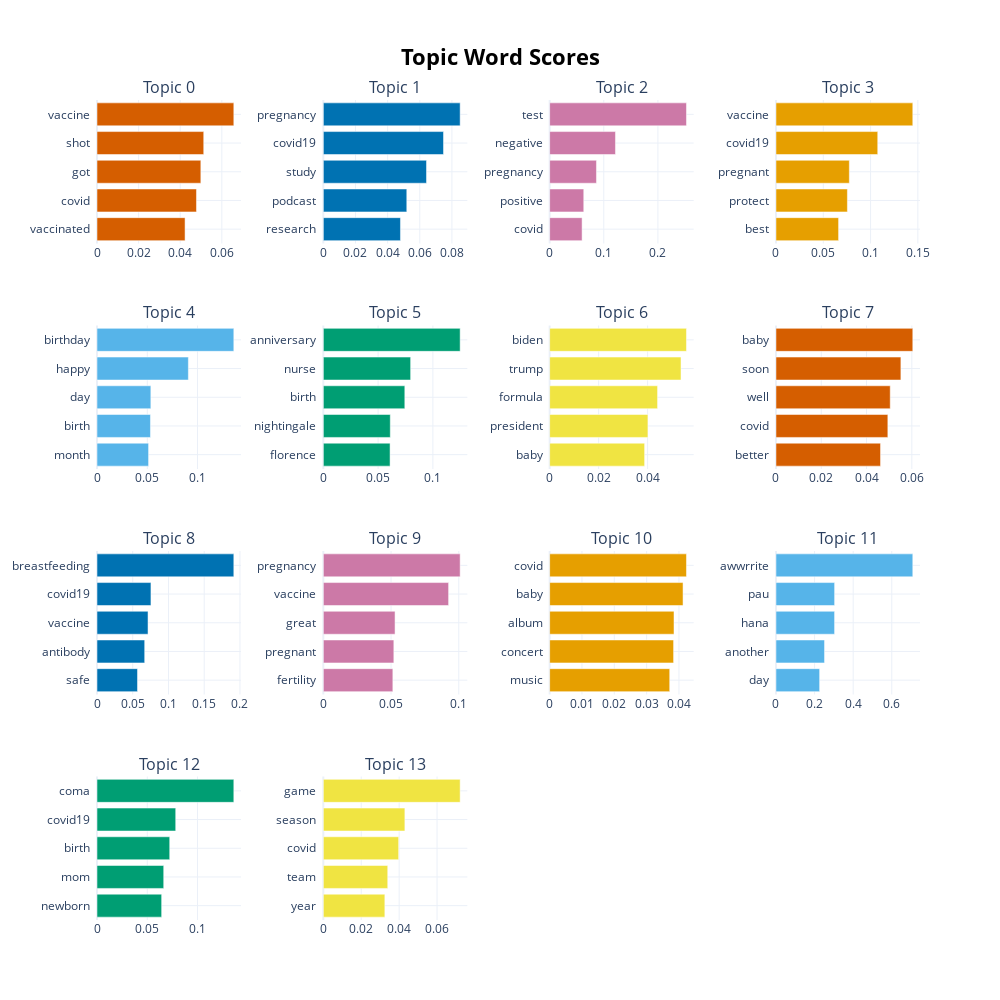

Here is the notebook cell this chart was saved with:
### Code cell
# Visualize top topic keywords
topic_positive.visualize_barchart(top_n_topics=14)

### Figure 1 — Plotly figure (JSON) as saved in the notebook; plotly's stock layout.template omitted (floating-point values rounded to 4 significant figures)
{"data": [{"marker": {"color": "#D55E00"}, "orientation": "h", "type": "bar", "x": [0.04233, 0.04782, 0.04991, 0.0513, 0.06577], "xaxis": "x", "y": ["vaccinated  ", "covid  ", "got  ", "shot  ", "vaccine  "], "yaxis": "y"}, {"marker": {"color": "#0072B2"}, "orientation": "h", "type": "bar", "x": [0.04798, 0.05192, 0.06418, 0.07476, 0.08511], "xaxis": "x2", "y": ["research  ", "podcast  ", "study  ", "covid19  ", "pregnancy  "], "yaxis": "y2"}, {"marker": {"color": "#CC79A7"}, "orientation": "h", "type": "bar", "x": [0.05992, 0.063, 0.08647, 0.1216, 0.2528], "xaxis": "x3", "y": ["covid  ", "positive  ", "pregnancy  ", "negative  ", "test  "], "yaxis": "y3"}, {"marker": {"color": "#E69F00"}, "orientation": "h", "type": "bar", "x": [0.06619, 0.0755, 0.07755, 0.1076, 0.1446], "xaxis": "x4", "y": ["best  ", "protect  ", "pregnant  ", "covid19  ", "vaccine  "], "yaxis": "y4"}, {"marker": {"color": "#56B4E9"}, "orientation": "h", "type": "bar", "x": [0.05131, 0.05317, 0.05356, 0.09087, 0.1361], "xaxis": "x5", "y": ["month  ", "birth  ", "day  ", "happy  ", "birthday  "], "yaxis": "y5"}, {"marker": {"color": "#009E73"}, "orientation": "h", "type": "bar", "x": [0.06092, 0.06112, 0.07438, 0.07969, 0.1249], "xaxis": "x6", "y": ["florence  ", "nightingale  ", "birth  ", "nurse  ", "anniversary  "], "yaxis": "y6"}, {"marker": {"color": "#F0E442"}, "orientation": "h", "type": "bar", "x": [0.03878, 0.04012, 0.04406, 0.05363, 0.05586], "xaxis": "x7", "y": ["baby  ", "president  ", "formula  ", "trump  ", "biden  "], "yaxis": "y7"}, {"marker": {"color": "#D55E00"}, "orientation": "h", "type": "bar", "x": [0.04618, 0.04941, 0.05046, 0.05517, 0.06043], "xaxis": "x8", "y": ["better  ", "covid  ", "well  ", "soon  ", "baby  "], "yaxis": "y8"}, {"marker": {"color": "#0072B2"}, "orientation": "h", "type": "bar", "x": [0.05667, 0.06672, 0.0714, 0.07548, 0.1914], "xaxis": "x9", "y": ["safe  ", "antibody  ", "vaccine  ", "covid19  ", "breastfeeding  "], "yaxis": "y9"}, {"marker": {"color": "#CC79A7"}, "orientation": "h", "type": "bar", "x": [0.05132, 0.05205, 0.05294, 0.09247, 0.101], "xaxis": "x10", "y": ["fertility  ", "pregnant  ", "great  ", "vaccine  ", "pregnancy  "], "yaxis": "y10"}, {"marker": {"color": "#E69F00"}, "orientation": "h", "type": "bar", "x": [0.03714, 0.03834, 0.03847, 0.04126, 0.04233], "xaxis": "x11", "y": ["music  ", "concert  ", "album  ", "baby  ", "covid  "], "yaxis": "y11"}, {"marker": {"color": "#56B4E9"}, "orientation": "h", "type": "bar", "x": [0.2262, 0.2516, 0.3036, 0.3038, 0.7088], "xaxis": "x12", "y": ["day  ", "another  ", "hana  ", "pau  ", "awwrrite  "], "yaxis": "y12"}, {"marker": {"color": "#009E73"}, "orientation": "h", "type": "bar", "x": [0.06431, 0.06637, 0.07233, 0.07831, 0.1361], "xaxis": "x13", "y": ["newborn  ", "mom  ", "birth  ", "covid19  ", "coma  "], "yaxis": "y13"}, {"marker": {"color": "#F0E442"}, "orientation": "h", "type": "bar", "x": [0.03247, 0.03398, 0.03976, 0.04303, 0.0722], "xaxis": "x14", "y": ["year  ", "team  ", "covid  ", "season  ", "game  "], "yaxis": "y14"}], "layout": {"annotations": [{"font": {"size": 16}, "showarrow": false, "text": "Topic 0", "x": 0.0875, "xanchor": "center", "xref": "paper", "y": 1, "yanchor": "bottom", "yref": "paper"}, {"font": {"size": 16}, "showarrow": false, "text": "Topic 1", "x": 0.3625, "xanchor": "center", "xref": "paper", "y": 1, "yanchor": "bottom", "yref": "paper"}, {"font": {"size": 16}, "showarrow": false, "text": "Topic 2", "x": 0.6375, "xanchor": "center", "xref": "paper", "y": 1, "yanchor": "bottom", "yref": "paper"}, {"font": {"size": 16}, "showarrow": false, "text": "Topic 3", "x": 0.9125, "xanchor": "center", "xref": "paper", "y": 1, "yanchor": "bottom", "yref": "paper"}, {"font": {"size": 16}, "showarrow": false, "text": "Topic 4", "x": 0.0875, "xanchor": "center", "xref": "paper", "y": 0.725, "yanchor": "bottom", "yref": "paper"}, {"font": {"size": 16}, "showarrow": false, "text": "Topic 5", "x": 0.3625, "xanchor": "center", "xref": "paper", "y": 0.725, "yanchor": "bottom", "yref": "paper"}, {"font": {"size": 16}, "showarrow": false, "text": "Topic 6", "x": 0.6375, "xanchor": "center", "xref": "paper", "y": 0.725, "yanchor": "bottom", "yref": "paper"}, {"font": {"size": 16}, "showarrow": false, "text": "Topic 7", "x": 0.9125, "xanchor": "center", "xref": "paper", "y": 0.725, "yanchor": "bottom", "yref": "paper"}, {"font": {"size": 16}, "showarrow": false, "text": "Topic 8", "x": 0.0875, "xanchor": "center", "xref": "paper", "y": 0.45, "yanchor": "bottom", "yref": "paper"}, {"font": {"size": 16}, "showarrow": false, "text": "Topic 9", "x": 0.3625, "xanchor": "center", "xref": "paper", "y": 0.45, "yanchor": "bottom", "yref": "paper"}, {"font": {"size": 16}, "showarrow": false, "text": "Topic 10", "x": 0.6375, "xanchor": "center", "xref": "paper", "y": 0.45, "yanchor": "bottom", "yref": "paper"}, {"font": {"size": 16}, "showarrow": false, "text": "Topic 11", "x": 0.9125, "xanchor": "center", "xref": "paper", "y": 0.45, "yanchor": "bottom", "yref": "paper"}, {"font": {"size": 16}, "showarrow": false, "text": "Topic 12", "x": 0.0875, "xanchor": "center", "xref": "paper", "y": 0.175, "yanchor": "bottom", "yref": "paper"}, {"font": {"size": 16}, "showarrow": false, "text": "Topic 13", "x": 0.3625, "xanchor": "center", "xref": "paper", "y": 0.175, "yanchor": "bottom", "yref": "paper"}], "height": 1000, "hoverlabel": {"bgcolor": "white", "font": {"family": "Rockwell", "size": 16}}, "showlegend": false, "title": {"font": {"color": "Black", "size": 22}, "text": "<b>Topic Word Scores", "x": 0.5, "xanchor": "center", "yanchor": "top"}, "width": 1000, "xaxis": {"anchor": "y", "domain": [0, 0.175], "showgrid": true}, "xaxis10": {"anchor": "y10", "domain": [0.275, 0.45], "showgrid": true}, "xaxis11": {"anchor": "y11", "domain": [0.55, 0.725], "showgrid": true}, "xaxis12": {"anchor": "y12", "domain": [0.825, 1], "showgrid": true}, "xaxis13": {"anchor": "y13", "domain": [0, 0.175], "showgrid": true}, "xaxis14": {"anchor": "y14", "domain": [0.275, 0.45], "showgrid": true}, "xaxis15": {"anchor": "y15", "domain": [0.55, 0.725], "showgrid": true}, "xaxis16": {"anchor": "y16", "domain": [0.825, 1], "showgrid": true}, "xaxis2": {"anchor": "y2", "domain": [0.275, 0.45], "showgrid": true}, "xaxis3": {"anchor": "y3", "domain": [0.55, 0.725], "showgrid": true}, "xaxis4": {"anchor": "y4", "domain": [0.825, 1], "showgrid": true}, "xaxis5": {"anchor": "y5", "domain": [0, 0.175], "showgrid": true}, "xaxis6": {"anchor": "y6", "domain": [0.275, 0.45], "showgrid": true}, "xaxis7": {"anchor": "y7", "domain": [0.55, 0.725], "showgrid": true}, "xaxis8": {"anchor": "y8", "domain": [0.825, 1], "showgrid": true}, "xaxis9": {"anchor": "y9", "domain": [0, 0.175], "showgrid": true}, "yaxis": {"anchor": "x", "domain": [0.825, 1], "showgrid": true}, "yaxis10": {"anchor": "x10", "domain": [0.275, 0.45], "showgrid": true}, "yaxis11": {"anchor": "x11", "domain": [0.275, 0.45], "showgrid": true}, "yaxis12": {"anchor": "x12", "domain": [0.275, 0.45], "showgrid": true}, "yaxis13": {"anchor": "x13", "domain": [0, 0.175], "showgrid": true}, "yaxis14": {"anchor": "x14", "domain": [0, 0.175], "showgrid": true}, "yaxis15": {"anchor": "x15", "domain": [0, 0.175], "showgrid": true}, "yaxis16": {"anchor": "x16", "domain": [0, 0.175], "showgrid": true}, "yaxis2": {"anchor": "x2", "domain": [0.825, 1], "showgrid": true}, "yaxis3": {"anchor": "x3", "domain": [0.825, 1], "showgrid": true}, "yaxis4": {"anchor": "x4", "domain": [0.825, 1], "showgrid": true}, "yaxis5": {"anchor": "x5", "domain": [0.55, 0.725], "showgrid": true}, "yaxis6": {"anchor": "x6", "domain": [0.55, 0.725], "showgrid": true}, "yaxis7": {"anchor": "x7", "domain": [0.55, 0.725], "showgrid": true}, "yaxis8": {"anchor": "x8", "domain": [0.55, 0.725], "showgrid": true}, "yaxis9": {"anchor": "x9", "domain": [0.275, 0.45], "showgrid": true}}}
